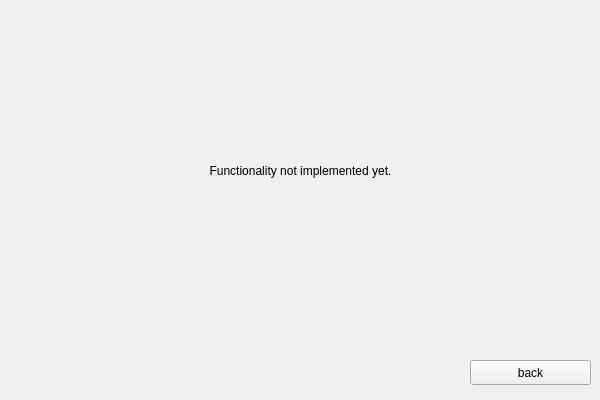
<?xml version="1.0" encoding="UTF-8"?>
<ui version="4.0">
 <class>Form</class>
 <widget class="QWidget" name="Form">
  <property name="geometry">
   <rect>
    <x>0</x>
    <y>0</y>
    <width>600</width>
    <height>400</height>
   </rect>
  </property>
  <property name="windowTitle">
   <string>Form</string>
  </property>
  <widget class="QLabel" name="label">
   <property name="geometry">
    <rect>
     <x>0</x>
     <y>10</y>
     <width>601</width>
     <height>321</height>
    </rect>
   </property>
   <property name="text">
    <string>Functionality not implemented yet.</string>
   </property>
   <property name="alignment">
    <set>Qt::AlignCenter</set>
   </property>
  </widget>
  <widget class="QPushButton" name="back_btn">
   <property name="geometry">
    <rect>
     <x>470</x>
     <y>360</y>
     <width>121</width>
     <height>25</height>
    </rect>
   </property>
   <property name="text">
    <string>back</string>
   </property>
  </widget>
 </widget>
 <resources/>
 <connections/>
</ui>
